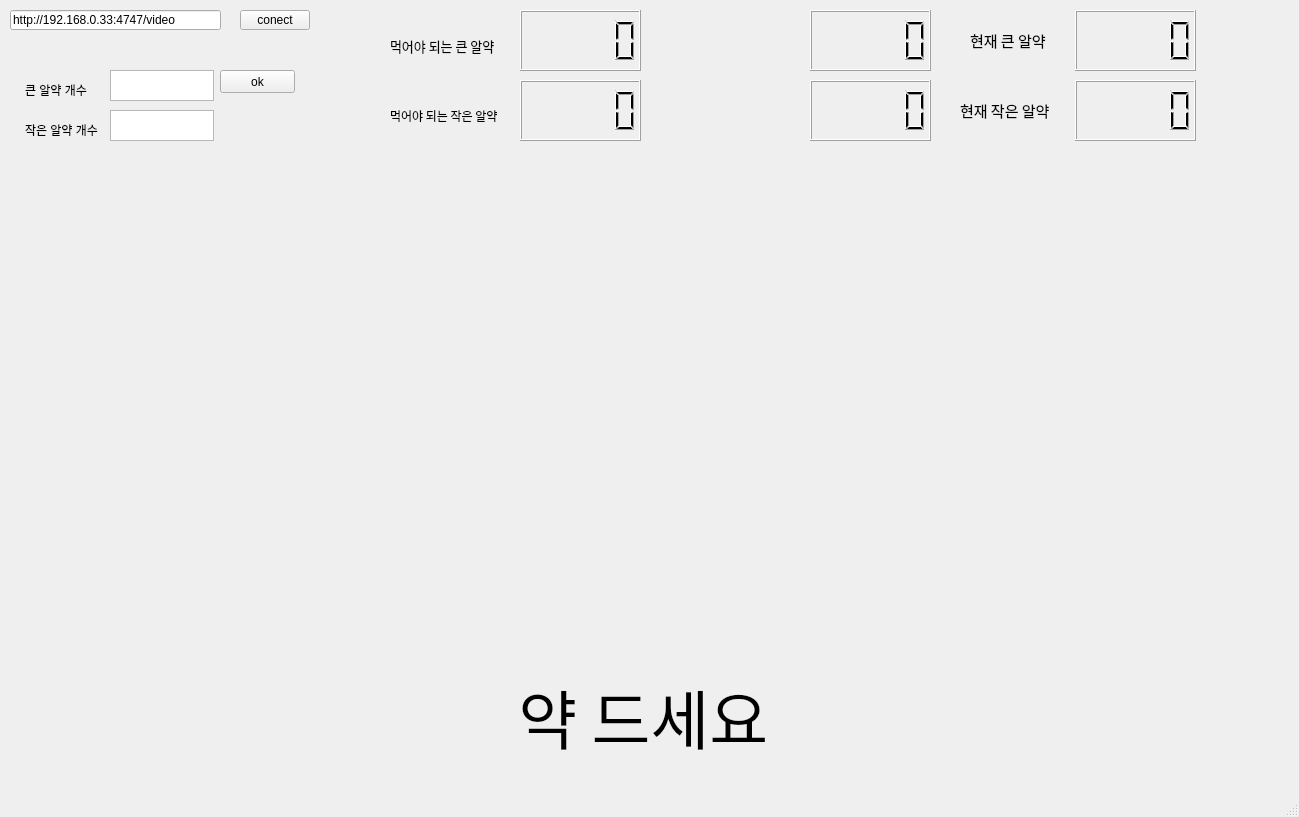
<?xml version="1.0" encoding="UTF-8"?>
<ui version="4.0">
 <class>MainWindow</class>
 <widget class="QMainWindow" name="MainWindow">
  <property name="geometry">
   <rect>
    <x>0</x>
    <y>0</y>
    <width>1299</width>
    <height>817</height>
   </rect>
  </property>
  <property name="windowTitle">
   <string>MainWindow</string>
  </property>
  <widget class="QWidget" name="centralwidget">
   <widget class="QLabel" name="lbl_dst">
    <property name="geometry">
     <rect>
      <x>670</x>
      <y>180</y>
      <width>600</width>
      <height>450</height>
     </rect>
    </property>
    <property name="text">
     <string/>
    </property>
    <property name="alignment">
     <set>Qt::AlignCenter</set>
    </property>
   </widget>
   <widget class="QLabel" name="lbl_src">
    <property name="geometry">
     <rect>
      <x>30</x>
      <y>180</y>
      <width>600</width>
      <height>450</height>
     </rect>
    </property>
    <property name="text">
     <string/>
    </property>
    <property name="alignment">
     <set>Qt::AlignCenter</set>
    </property>
   </widget>
   <widget class="QPushButton" name="btn_load">
    <property name="geometry">
     <rect>
      <x>240</x>
      <y>10</y>
      <width>70</width>
      <height>20</height>
     </rect>
    </property>
    <property name="text">
     <string>conect</string>
    </property>
   </widget>
   <widget class="QLineEdit" name="line_load">
    <property name="geometry">
     <rect>
      <x>10</x>
      <y>10</y>
      <width>211</width>
      <height>20</height>
     </rect>
    </property>
    <property name="text">
     <string>http://192.168.0.33:4747/video</string>
    </property>
   </widget>
   <widget class="QLCDNumber" name="lcdNumber">
    <property name="geometry">
     <rect>
      <x>520</x>
      <y>10</y>
      <width>121</width>
      <height>61</height>
     </rect>
    </property>
   </widget>
   <widget class="QLCDNumber" name="lcdNumber_2">
    <property name="geometry">
     <rect>
      <x>520</x>
      <y>80</y>
      <width>121</width>
      <height>61</height>
     </rect>
    </property>
   </widget>
   <widget class="QTextEdit" name="text_box">
    <property name="geometry">
     <rect>
      <x>110</x>
      <y>70</y>
      <width>104</width>
      <height>31</height>
     </rect>
    </property>
   </widget>
   <widget class="QTextEdit" name="text_box_2">
    <property name="geometry">
     <rect>
      <x>110</x>
      <y>110</y>
      <width>104</width>
      <height>31</height>
     </rect>
    </property>
   </widget>
   <widget class="QLabel" name="label">
    <property name="geometry">
     <rect>
      <x>25</x>
      <y>80</y>
      <width>81</width>
      <height>20</height>
     </rect>
    </property>
    <property name="text">
     <string>큰 알약 개수</string>
    </property>
   </widget>
   <widget class="QLabel" name="label_2">
    <property name="geometry">
     <rect>
      <x>25</x>
      <y>120</y>
      <width>81</width>
      <height>20</height>
     </rect>
    </property>
    <property name="text">
     <string>작은 알약 개수</string>
    </property>
   </widget>
   <widget class="QLCDNumber" name="lcdNumber_3">
    <property name="geometry">
     <rect>
      <x>810</x>
      <y>10</y>
      <width>121</width>
      <height>61</height>
     </rect>
    </property>
   </widget>
   <widget class="QLCDNumber" name="lcdNumber_4">
    <property name="geometry">
     <rect>
      <x>810</x>
      <y>80</y>
      <width>121</width>
      <height>61</height>
     </rect>
    </property>
   </widget>
   <widget class="QLabel" name="label_3">
    <property name="geometry">
     <rect>
      <x>390</x>
      <y>30</y>
      <width>121</width>
      <height>31</height>
     </rect>
    </property>
    <property name="font">
     <font>
      <family>Agency FB</family>
      <pointsize>10</pointsize>
     </font>
    </property>
    <property name="text">
     <string>먹어야 되는 큰 알약</string>
    </property>
   </widget>
   <widget class="QLabel" name="label_5">
    <property name="geometry">
     <rect>
      <x>655</x>
      <y>100</y>
      <width>141</width>
      <height>20</height>
     </rect>
    </property>
    <property name="font">
     <font>
      <family>Agency FB</family>
      <pointsize>10</pointsize>
     </font>
    </property>
    <property name="text">
     <string/>
    </property>
   </widget>
   <widget class="QLabel" name="label_6">
    <property name="geometry">
     <rect>
      <x>655</x>
      <y>30</y>
      <width>141</width>
      <height>20</height>
     </rect>
    </property>
    <property name="font">
     <font>
      <family>Agency FB</family>
      <pointsize>10</pointsize>
     </font>
    </property>
    <property name="text">
     <string/>
    </property>
   </widget>
   <widget class="QLabel" name="label_7">
    <property name="geometry">
     <rect>
      <x>390</x>
      <y>100</y>
      <width>121</width>
      <height>31</height>
     </rect>
    </property>
    <property name="font">
     <font>
      <family>Agency FB</family>
      <pointsize>9</pointsize>
     </font>
    </property>
    <property name="text">
     <string>먹어야 되는 작은 알약</string>
    </property>
   </widget>
   <widget class="QLCDNumber" name="lcdNumber_5">
    <property name="geometry">
     <rect>
      <x>1075</x>
      <y>10</y>
      <width>121</width>
      <height>61</height>
     </rect>
    </property>
   </widget>
   <widget class="QLabel" name="label_8">
    <property name="geometry">
     <rect>
      <x>960</x>
      <y>100</y>
      <width>101</width>
      <height>20</height>
     </rect>
    </property>
    <property name="font">
     <font>
      <family>Agency FB</family>
      <pointsize>11</pointsize>
     </font>
    </property>
    <property name="text">
     <string>현재 작은 알약</string>
    </property>
   </widget>
   <widget class="QLCDNumber" name="lcdNumber_6">
    <property name="geometry">
     <rect>
      <x>1075</x>
      <y>80</y>
      <width>121</width>
      <height>61</height>
     </rect>
    </property>
   </widget>
   <widget class="QLabel" name="label_9">
    <property name="geometry">
     <rect>
      <x>970</x>
      <y>30</y>
      <width>91</width>
      <height>20</height>
     </rect>
    </property>
    <property name="font">
     <font>
      <family>Agency FB</family>
      <pointsize>11</pointsize>
     </font>
    </property>
    <property name="text">
     <string>현재 큰 알약</string>
    </property>
   </widget>
   <widget class="QLabel" name="label_4">
    <property name="geometry">
     <rect>
      <x>10</x>
      <y>640</y>
      <width>1281</width>
      <height>151</height>
     </rect>
    </property>
    <property name="font">
     <font>
      <family>Arial Rounded MT Bold</family>
      <pointsize>48</pointsize>
     </font>
    </property>
    <property name="text">
     <string>약 드세요 </string>
    </property>
    <property name="alignment">
     <set>Qt::AlignCenter</set>
    </property>
   </widget>
   <widget class="QPushButton" name="btn_text_load">
    <property name="geometry">
     <rect>
      <x>220</x>
      <y>70</y>
      <width>75</width>
      <height>23</height>
     </rect>
    </property>
    <property name="text">
     <string>ok</string>
    </property>
   </widget>
  </widget>
  <widget class="QMenuBar" name="menubar">
   <property name="geometry">
    <rect>
     <x>0</x>
     <y>0</y>
     <width>1299</width>
     <height>21</height>
    </rect>
   </property>
  </widget>
  <widget class="QStatusBar" name="statusbar"/>
 </widget>
 <resources/>
 <connections/>
</ui>
